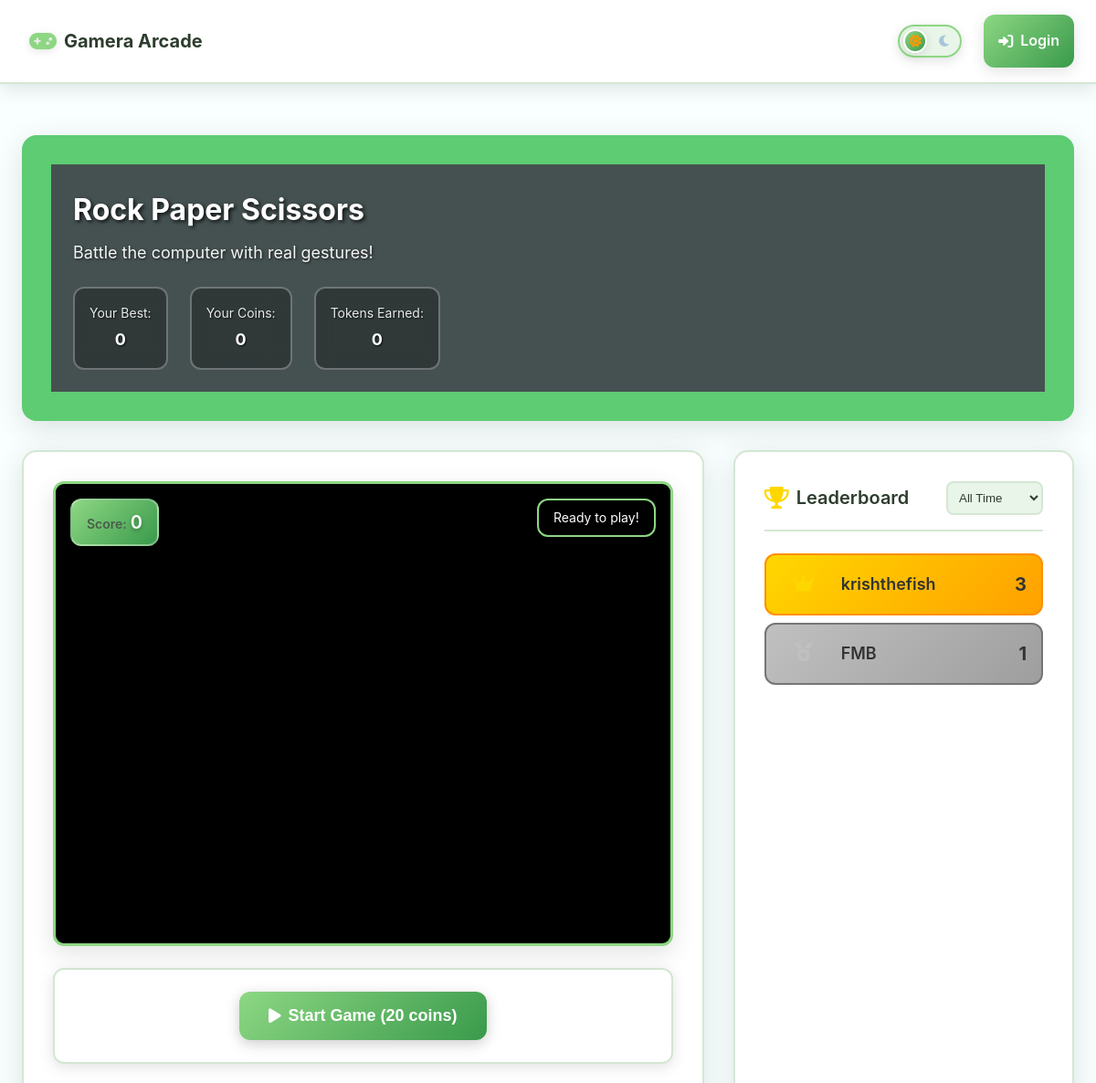
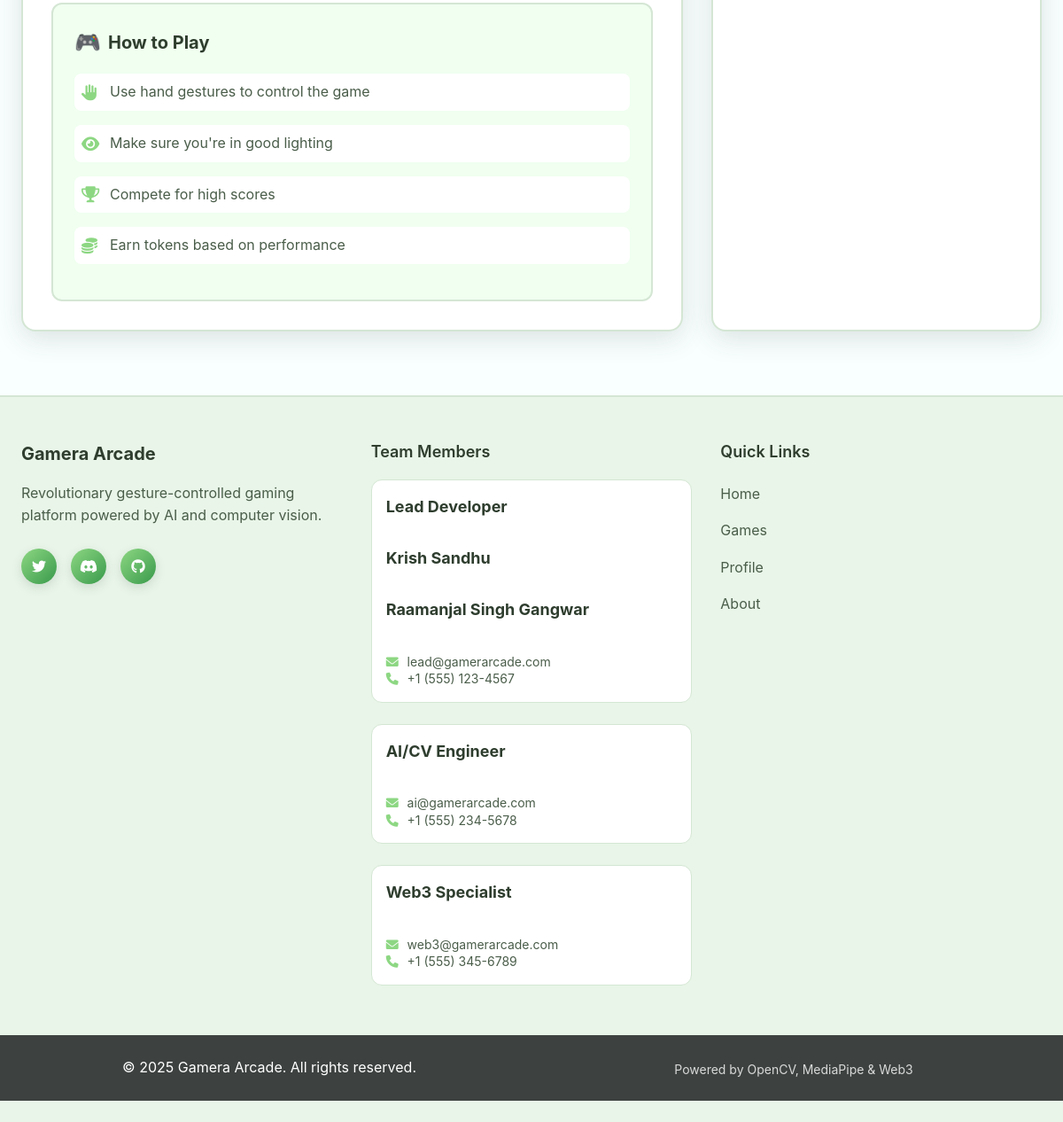
The page /game/rock_paper_scissors on the database its author committed (2 pictures, top to bottom).
### app.py (models this page shows)
class Score(db.Model):
    id = db.Column(db.Integer, primary_key=True)
    user_id = db.Column(db.Integer, db.ForeignKey('user.id'), nullable=False)
    game_name = db.Column(db.String(50), nullable=False)
    score = db.Column(db.Integer, nullable=False)
    tokens_earned = db.Column(db.Integer, default=0)
    created_at = db.Column(db.DateTime, default=datetime.utcnow)

class User(db.Model):
    id = db.Column(db.Integer, primary_key=True)
    username = db.Column(db.String(80), unique=True, nullable=False)
    email = db.Column(db.String(120), unique=True, nullable=False)
    password_hash = db.Column(db.String(120), nullable=False)
    wallet_address = db.Column(db.String(42), nullable=True)  # Web3 wallet address
    tokens = db.Column(db.Integer, default=1000)  # Game tokens earned
    created_at = db.Column(db.DateTime, default=datetime.utcnow)
    scores = db.relationship('Score', backref='user', lazy=True)

### app.py (the view)
@app.route('/game/<game_id>')
def game(game_id):
    if game_id not in GAMES_CONFIG:
        flash('Game not found!', 'error')
        return redirect(url_for('index'))
    game_config = GAMES_CONFIG[game_id]
    leaderboard = db.session.query(Score, User.username)\
        .join(User)\
        .filter(Score.game_name == game_id)\
        .order_by(Score.score.desc())\
        .limit(10)\
        .all()
    user = None
    if 'user_id' in session:
        user = User.query.get(session['user_id'])
    return render_template('game.html',
                         game_id=game_id,
                         game_config=game_config,
                         leaderboard=leaderboard,
                         user=user)

### templates/game.html (shortened to what this page needs)
{% extends "layout.html" %}
{% block content %}
<div class="game-page">
  <div class="game-header">
      <div class="game-header-content">
          <div class="game-info" style="background-color:rgb(69, 81, 81);">
              <h1 class="game-title">{{ game_config.name }}</h1>
              <p class="game-description">{{ game_config.description }}</p>
              <div class="game-stats">
                  <div class="stat-item">
                      <span class="stat-label">Your Best:</span>
                      <span class="stat-value" id="personalBest">Loading...</span>
                  </div>
                  <div class="stat-item">
                      <span class="stat-label">Your Coins:</span>
                      <span class="stat-value" id="userCoins">{% if user %}{{ user.tokens }}{% else %}0{% endif %}</span>
                  </div>
                  <div class="stat-item">
                      <span class="stat-label">Tokens Earned:</span>
                      <span class="stat-value" id="tokensEarned">0</span>
                  </div>
              </div>
          </div>
      </div>
  </div>
  <div class="game-content">
      <div class="game-canvas-section">
          <div class="canvas-container">
              {% if game_config.status == 'active' %}
                  <div class="game-overlay-ui">
                      <div class="score-display">
                          <span class="score-label">Score:</span>
                          <span class="score-value" id="currentScore">0</span>
                      </div>
                      <div class="game-status" id="gameStatus">
                          Ready to play!
                      </div>
                  </div>
              {% endif %}
          </div>
          {% if game_config.status == 'active' %}
              <div class="game-controls-bottom">
                  <button class="game-btn primary" id="startGameBtn" onclick="startGame()">
                      <i class="fas fa-play"></i>
                      Start Game (20 coins)
                  </button>
              </div>
          {% endif %}
          <div class="game-instructions">
              <h3>How to Play</h3>
              {% if game_id == 'fruit_ninja' %}
                  <ul>
                      <li><i class="fas fa-hand-paper"></i> Show your hand to the camera</li>
                      <li><i class="fas fa-arrows-alt"></i> Make quick swipe gestures to slice fruits</li>
                      <li><i class="fas fa-target"></i> Don't let fruits fall - you'll lose lives!</li>
                      <li><i class="fas fa-coins"></i> Higher scores earn more tokens</li>
                      <li><i class="fas fa-lightbulb"></i> Make sure you have good lighting for hand detection</li>
                  </ul>
              {% else %}
                  <ul>
                      <li><i class="fas fa-hand-paper"></i> Use hand gestures to control the game</li>
                      <li><i class="fas fa-eye"></i> Make sure you're in good lighting</li>
                      <li><i class="fas fa-trophy"></i> Compete for high scores</li>
                      <li><i class="fas fa-coins"></i> Earn tokens based on performance</li>
                  </ul>
              {% endif %}
          </div>
      </div>
      <div class="leaderboard-section">
          <div class="leaderboard-header">
              <h3 class="leaderboard-title">
                  <i class="fas fa-trophy"></i>
                  Leaderboard
              </h3>
              <div class="leaderboard-filter">
                  <select id="leaderboardFilter" onchange="filterLeaderboard()">
                      <option value="all">All Time</option>
                  </select>
              </div>
          </div>
          <div class="leaderboard-list">
              {% if leaderboard %}
                  {% for score, username in leaderboard %}
                      <div class="leaderboard-item {% if loop.index <= 3 %}top-{{ loop.index }}{% endif %}">
                          <div class="rank">
                              {% if loop.index == 1 %}
                                  <i class="fas fa-crown gold"></i>
                              {% elif loop.index == 2 %}
                                  <i class="fas fa-medal silver"></i>
                              {% elif loop.index == 3 %}
                                  <i class="fas fa-medal bronze"></i>
                              {% else %}
                                  <span class="rank-number">{{ loop.index }}</span>
                              {% endif %}
                          </div>
                          <div class="player-info">
                              <span class="player-name">{{ username }}</span>
                              <span class="player-score">{{ score.score }}</span>
                          </div>
                      </div>
                  {% endfor %}
              {% else %}
                  <div class="empty-leaderboard">
                      <i class="fas fa-trophy"></i>
                      <p>No scores yet. Be the first to play!</p>
                  </div>
              {% endif %}
          </div>
      </div>
  </div>
</div>
{% endblock %}

### rows shown on the page
Score: username "krishthefish", score "3"
Score: username "FMB", score "1"

### other values the page prints
{{ game_config.name }} "Rock Paper Scissors"
{{ game_config.description }} "Battle the computer with real gestures!"
